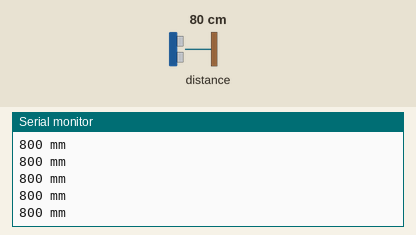
Bench run of a sketch on a simulated Arduino Uno, built with avr-gcc and run on an emulated ATmega328P. Parts: the last lines printed to the serial monitor. The test bench sets the inputs (shaded band); at power-on: distance to the obstacle 80 cm.

Above: at 1.2 s.
1.3 s: distance to the obstacle set to 2 cm
At 1.8 s:
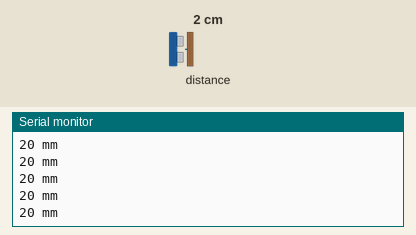
2.8 s: distance to the obstacle set to 4 cm
At 3.8 s:
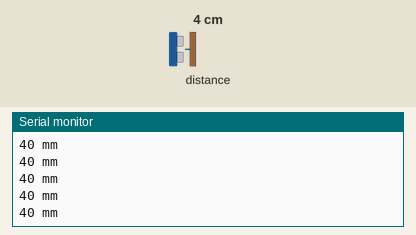
Timing chart, 0 to 5.8 s (numbered marks = the images above; inputs shaded):
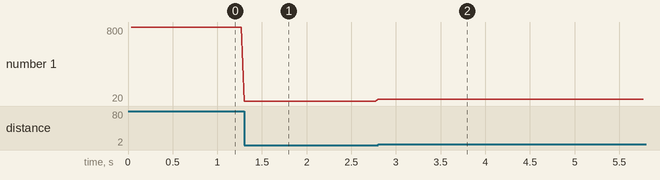

The sketch:

Time-of-Flight-Source.ino
```cpp
#include <Wire.h>
#include <VL53L0X.h>

VL53L0X sensor;

void setup() {
  Serial.begin(9600);
  Wire.begin();

  sensor.setTimeout(500);
  if (!sensor.init()) {
    Serial.println("Sensor not found - check wiring");
    while (1) {}
  }
  sensor.startContinuous();
}

void loop() {
  uint16_t mm = sensor.readRangeContinuousMillimeters();
  if (sensor.timeoutOccurred()) {
    Serial.println("Timeout");
  } else {
    Serial.print(mm);
    Serial.println(" mm");
  }
}
```

Measured:
- after the input at 1.3 s, the serial monitor: prints a new line at once (image 1)
- after the input at 2.8 s, the serial monitor: prints a new line at once (image 2)
- plotted number 1: 800 → 20 after the input at 1.3 s, 20 → 40 after the input at 2.8 s
